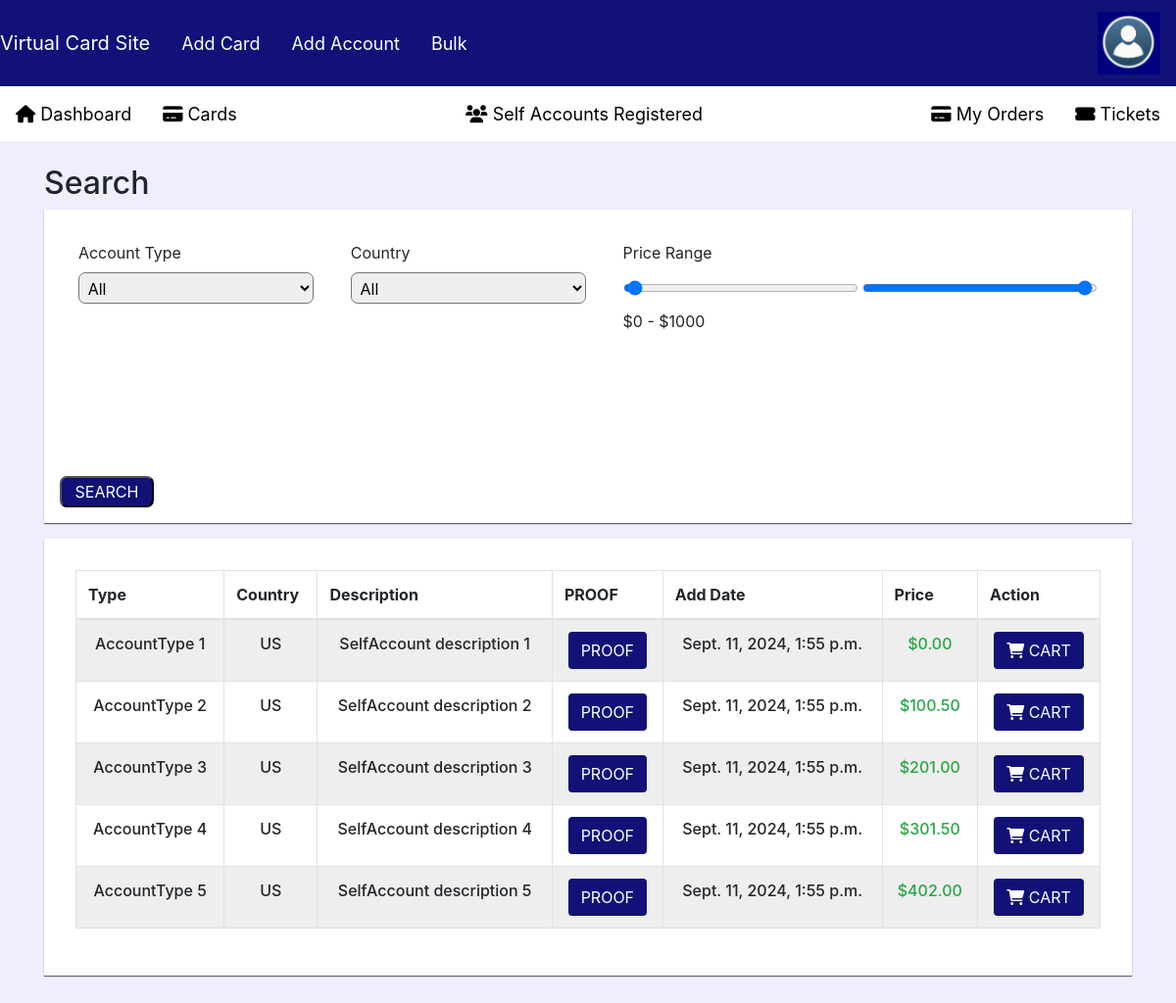
Page /self_account_detail_cards/ (signed in) on the committed database.
### cards/models.py (models this page shows, shortened)
class SellingItem(models.Model):
    country = CountryField(blank_label='(Select Country)', null=True, blank=True)
    description = models.TextField()
    price = models.DecimalField(max_digits=10, decimal_places=2)
    available = models.BooleanField(default=True, null=True, blank=True)
    class Meta:
        abstract = False

class SelfAccount(SellingItem):
    account_type = models.CharField(max_length=255)
    account_url = models.CharField(max_length=255)
    proof = models.ImageField(upload_to='cards/static/images/')
    add_date = models.DateTimeField(auto_now_add=True)
    username = models.CharField(max_length=100)
    password = models.CharField(max_length=255)

class SellingItem(models.Model):
    country = CountryField(blank_label='(Select Country)', null=True, blank=True)
    description = models.TextField()
    price = models.DecimalField(max_digits=10, decimal_places=2)
    available = models.BooleanField(default=True, null=True, blank=True)
    class Meta:
        abstract = False

### cards/views.py (the view, shortened to what this page needs)
# urls.py: path('self_account_detail_cards/', self_account_detail_cards, name='self_account_detail_cards'),
@login_required
def self_account_detail_cards(request):
    self_accounts = SelfAccount.objects.filter(available=True)
    countries = list(set(card.country for card in self_accounts))
    account_types = list(set(self_account.account_type for self_account in self_accounts))
    return render(request, 'cards/self_account_list.html', {
        'self_accounts': self_accounts,
        'countries': countries,
        'account_types': account_types,
    })

### cards/context_processors.py (called while the page is built)
def add_balance_to_context(request):
    balance = 0
    shopping_count = 0
    if request.user.is_authenticated:
        try:
            account = Account.objects.get(user=request.user)
            balance = account.balance
            shopping_count = Shopping.objects.filter(user=request.user).count()
        except Account.DoesNotExist:
            balance = 0
            shopping_count = 0
    return {
        'balance': balance,
        'shopping_count': shopping_count
    }

### cards/templates/cards/self_account_list.html (shortened to what this page needs)
{% extends 'cards/base_generic.html' %}
{% block content %}
<div class="cards-div">
    <h2>Search</h2>
    <div class="search-div">
        <div class="search-elements">
            <div>
                <label for="account_type">Account Type</label>
                <br/>
                <select id="account_type" name="account_type" class="custom-input">
                    <option value="All">All</option>
                </select>
            </div>
            <div>
                <label for="country">Country</label>
                <br/>
                <select id="country" name="country" class="custom-input">
                    <option value="All">All</option>
                </select>
            </div>
            <div>
                <label>Price Range</label>
                <br/>
                <input type="range" id="min-price" min="0" max="1000" step="2" value="0" class="custom-input" oninput="updatePriceRange()">
                <input type="range" id="max-price" min="0" max="1000" step="2" value="1000" class="custom-input" oninput="updatePriceRange()">
                <br/>
                <label id="price-label">$0 - $1000</label>
            </div>
        </div>
        <button class="search-button" onclick="submitSearch()">SEARCH</button>
    </div>
    <div class="cards-table">
        <table class="table table-bordered">
            <thead>
                <tr>
                    <th>Type</th>
                    <th>Country</th>
                    <th>Description</th>
                    <th>PROOF</th>
                    <th>Add Date</th>
                    <th>Price</th>
                    <th>Action</th>
                </tr>
            </thead>
            <tbody>
                {% for account in self_accounts %}
                <tr>
                    <td>
                        {{ account.account_type }}
                    </td>
                    <td>
                        {{ account.country }}
                    </td>
                    <td>
                        {{ account.description }}
                    </td>
                    <td><a href="{% url 'proof' account.id %}" class="btn cart-btn">
                        PROOF
                    </a></td>
                    <td>{{ account.add_date }}</td>
                    <td class="text-success">${{ account.price }}</td>
                    <td><a href="{% url 'add_self_account_shop' account.id %}" class="btn cart-btn">
                        <i class="fas fa-shopping-cart"></i> CART
                    </a></td>
                </tr>
                {% empty %}
                <tr>
                    <td colspan="6">No self accounts available at the moment.</td>
                </tr>
                {% endfor %}
            </tbody>
        </table>
    </div>
</div>
{% endblock %}

### cards/templates/cards/base_generic.html (style rules this page uses)
body { background-color: #eef; }
div { text-decoration: none; }
.cards-div { margin-top: 1rem; width: 100%; display: flex; flex-direction: column; margin-left: 50%; transform: translateX(-50%); }
.search-div { min-height: 20rem; display: flex; flex-direction: column; justify-content: space-between; background-color: white; box-shadow: 0px 1px 1px rgba(100, 100, 100, 100); padding: 1rem; }
.search-elements { margin-top: 1rem; display: flex; flex-direction: row; justify-content: space-around; }
.custom-input { width: 15rem; border-radius: 7px; height: 2rem; padding: 0.3rem; }
.search-button { width: 6rem; height: 2rem; background-color: #117; color: white; border-radius: 7px; }
.cards-table { overflow-x: auto; white-space: nowrap; margin-top: 1rem; margin-bottom: 3rem; background-color: white; box-shadow: 0px 1px 1px rgba(100, 100, 100, 100); padding: 2rem; }
.cards-table table tbody td { text-align: center; font-weight: 500; }
.cards-table table tbody tr:nth-child(odd) { background-color: #eee; }
.cart-btn, .cart-btn:hover { background-color: #117; cursor: pointer; color: white; }

### rows in the picture
SelfAccount: account_type "AccountType 1", country "US", description "SelfAccount description 1", add_date "Sept. 11, 2024, 1:55 p.m.", price "0.00"
SelfAccount: account_type "AccountType 2", country "US", description "SelfAccount description 2", add_date "Sept. 11, 2024, 1:55 p.m.", price "100.50"
SelfAccount: account_type "AccountType 3", country "US", description "SelfAccount description 3", add_date "Sept. 11, 2024, 1:55 p.m.", price "201.00"
SelfAccount: account_type "AccountType 4", country "US", description "SelfAccount description 4", add_date "Sept. 11, 2024, 1:55 p.m.", price "301.50"
SelfAccount: account_type "AccountType 5", country "US", description "SelfAccount description 5", add_date "Sept. 11, 2024, 1:55 p.m.", price "402.00"
